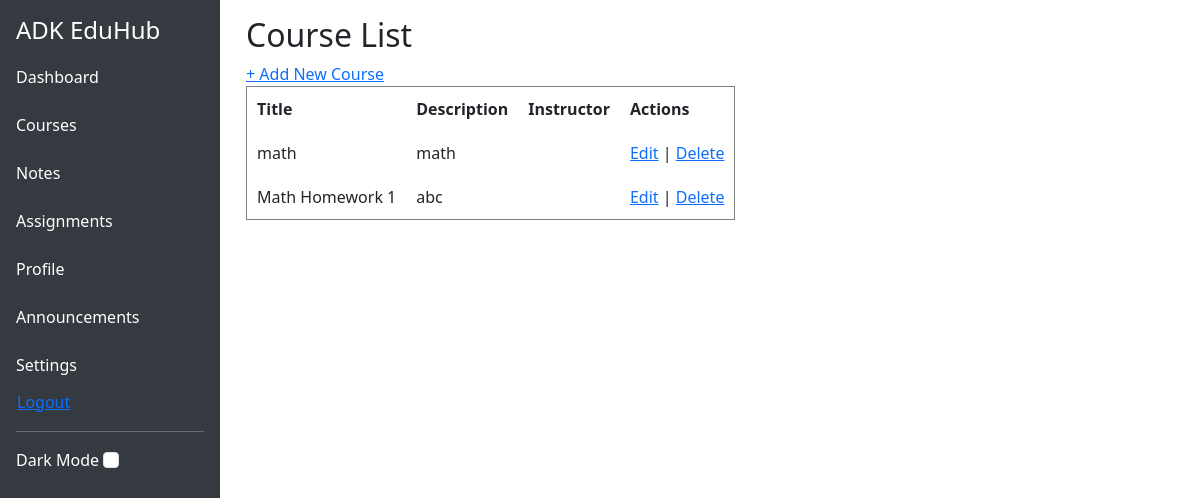
Page /courses/ on the committed database.
### courses/models.py (models this page shows, shortened)
class Course(models.Model):
    title = models.CharField(max_length=100)
    description = models.TextField()
    created_at = models.DateTimeField(auto_now_add=True)

### courses/views.py (the view)
# urls.py: path('', views.course_list, name='course_list'),
def course_list(request):
    courses = Course.objects.all()
    return render(request, 'courses/course_list.html', {'courses': courses})

### templates/courses/course_list.html (shortened to what this page needs)
{% extends 'core/base.html' %}
{% load static %}
{% block content %}
<h2>Course List</h2>
<a href="{% url 'course_create' %}">+ Add New Course</a>
<table border="1" cellpadding="10" cellspacing="0">
    <thead>
        <tr>
            <th>Title</th>
            <th>Description</th>
            <th>Instructor</th>
            <th>Actions</th>
        </tr>
    </thead>
    <tbody>
        {% for course in courses %}
        <tr>
            <td>{{ course.title }}</td>
            <td>{{ course.description }}</td>
            <td>{{ course.instructor.get_full_name }}</td>
            <td>
                <a href="{% url 'course_update' course.pk %}">Edit</a> |
                <a href="{% url 'course_delete' course.pk %}">Delete</a>
            </td>
        </tr>
        {% empty %}
        <tr>
            <td colspan="4">No courses available.</td>
        </tr>
        {% endfor %}
    </tbody>
</table>
{% endblock %}

### rows in the picture
Course: title "math", description "math"
Course: title "Math Homework 1", description "abc"
